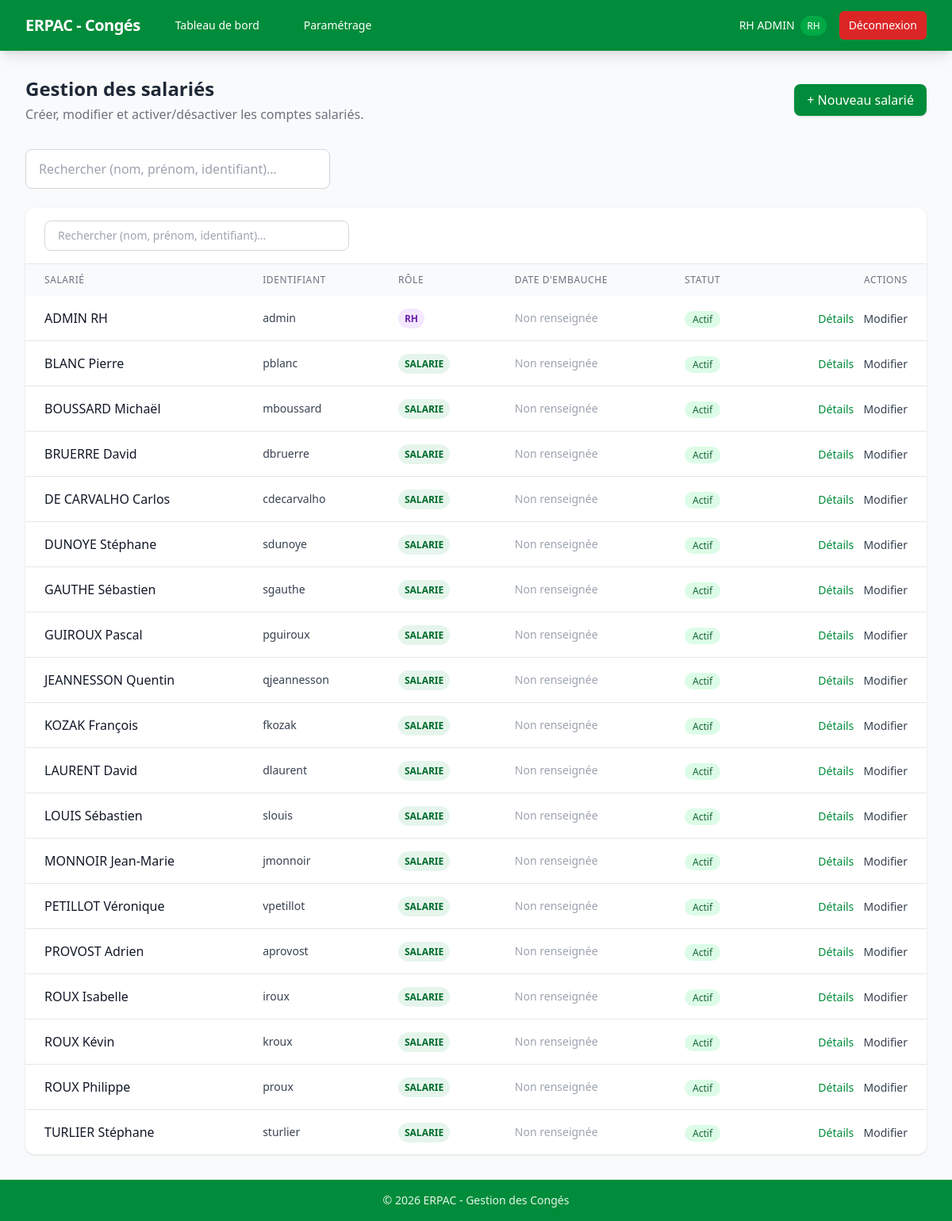
/rh/salaries (signed in), run on the app's committed database.
### models/user.py (models this page shows, shortened)
class User(UserMixin, db.Model):
    __tablename__ = "users"
    id = db.Column(db.Integer, primary_key=True)
    nom = db.Column(db.String(100), nullable=False)
    prenom = db.Column(db.String(100), nullable=False)
    identifiant = db.Column(db.String(100), unique=True, nullable=False)
    mot_de_passe_hash = db.Column(db.String(200), nullable=False)
    role = db.Column(db.String(20), nullable=False, default="salarie")  # "rh" ou "salarie"
    actif = db.Column(db.Boolean, default=True)
    date_embauche = db.Column(db.Date, nullable=True)
    email = db.Column(db.String(120), nullable=True)  # pour les notifications
    conges = db.relationship(
        "Conge",
        foreign_keys="Conge.user_id",
        backref="utilisateur",
        lazy=True,
        cascade="all, delete-orphan",
    )
    allocations = db.relationship("AllocationConge", backref="utilisateur", lazy=True, cascade="all, delete-orphan")

### routes/rh.py (the view)
@rh_bp.route("/salaries")
@rh_required
def liste_salaries():
    salaries = User.query.order_by(User.nom, User.prenom).all()
    return render_template("rh/salaries.html", salaries=salaries)

### routes/rh.py (called while the page is built)
def rh_required(f):
    @wraps(f)
    @login_required
    def decorated_function(*args, **kwargs):
        if current_user.role != "rh":
            flash("Accès réservé aux gestionnaires RH.", "error")
            return redirect(url_for("auth.login"))
        return f(*args, **kwargs)
    return decorated_function

### templates/rh/salaries.html (shortened to what this page needs)
{% extends "base.html" %}
{% block content %}
<div class="mb-8 flex items-center justify-between">
    <div>
        <h1 class="text-2xl font-bold text-gray-800">Gestion des salariés</h1>
        <p class="text-gray-500 mt-1">Créer, modifier et activer/désactiver les comptes salariés.</p>
    </div>
    <a href="{{ url_for('rh.creer_salarie') }}"
       class="bg-erpac-primary hover:bg-erpac-dark text-white font-medium py-2 px-4 rounded-lg shadow transition">
        + Nouveau salarié
    </a>
</div>
<div class="mb-6" x-data="{ search: '' }">
    <input type="text" x-model="search" placeholder="Rechercher (nom, prénom, identifiant)..."
           class="w-full md:w-96 px-4 py-3 border border-gray-300 rounded-lg focus:ring-2 focus:ring-erpac-primary focus:border-erpac-primary">
</div>
<div class="bg-white rounded-xl shadow overflow-hidden" x-data="{ search: '' }">
    <div class="px-6 py-4 border-b">
        <input type="text" x-model="search" placeholder="Rechercher (nom, prénom, identifiant)..."
               class="w-full md:w-96 px-4 py-2 border border-gray-300 rounded-lg focus:ring-2 focus:ring-erpac-primary focus:border-erpac-primary text-sm">
    </div>
    <table class="w-full">
        <thead class="bg-gray-50">
            <tr>
                <th class="px-6 py-3 text-left text-xs font-medium text-gray-500 uppercase tracking-wider">Salarié</th>
                <th class="px-6 py-3 text-left text-xs font-medium text-gray-500 uppercase tracking-wider">Identifiant</th>
                <th class="px-6 py-3 text-left text-xs font-medium text-gray-500 uppercase tracking-wider">Rôle</th>
                <th class="px-6 py-3 text-left text-xs font-medium text-gray-500 uppercase tracking-wider">Date d'embauche</th>
                <th class="px-6 py-3 text-left text-xs font-medium text-gray-500 uppercase tracking-wider">Statut</th>
                <th class="px-6 py-3 text-right text-xs font-medium text-gray-500 uppercase tracking-wider">Actions</th>
            </tr>
        </thead>
        <tbody class="divide-y divide-gray-200">
            {% for salarie in salaries %}
            <tr class="hover:bg-gray-50 transition"
                x-show="search === '' || '{{ salarie.nom|lower }} {{ salarie.prenom|lower }} {{ salarie.identifiant|lower }}'.includes(search.toLowerCase())">
                <td class="px-6 py-4">
                    <div class="font-medium text-gray-900">{{ salarie.nom }} {{ salarie.prenom }}</div>
                </td>
                <td class="px-6 py-4 text-sm text-gray-700">
                    {{ salarie.identifiant }}
                </td>
                <td class="px-6 py-4 text-sm text-gray-700">
                    <span class="px-2 py-1 rounded-full text-xs font-semibold
                        {% if salarie.role == 'rh' %}bg-purple-100 text-purple-800
                        {% else %}bg-erpac-100 text-erpac-800{% endif %}">
                        {{ salarie.role|upper }}
                    </span>
                </td>
                <td class="px-6 py-4 text-sm text-gray-700">
                    {% if salarie.date_embauche %}
                        {{ salarie.date_embauche.strftime('%d/%m/%Y') }}
                    {% else %}
                        <span class="text-gray-400">Non renseignée</span>
                    {% endif %}
                </td>
                <td class="px-6 py-4">
                    {% if salarie.actif %}
                        <span class="bg-green-100 text-green-800 text-xs font-medium px-2.5 py-0.5 rounded-full">Actif</span>
                    {% else %}
                        <span class="bg-red-100 text-red-800 text-xs font-medium px-2.5 py-0.5 rounded-full">Inactif</span>
                    {% endif %}
                </td>
                <td class="px-6 py-4 text-right space-x-2">
                    <a href="{{ url_for('rh.salarie_detail', user_id=salarie.id) }}"
                       class="text-erpac-primary hover:text-erpac-dark text-sm font-medium">Détails</a>
                    <a href="{{ url_for('rh.modifier_salarie', user_id=salarie.id) }}"
                       class="text-gray-700 hover:text-gray-900 text-sm font-medium">Modifier</a>
                </td>
            </tr>
            {% endfor %}
        </tbody>
    </table>
</div>
{% endblock %}

### templates/base.html (shortened to what this page needs)
<!DOCTYPE html>
<html lang="fr">
<head>
    <link rel="stylesheet" href="{{ url_for('static', filename='css/tailwind.css') }}">
    <link rel="stylesheet" href="{{ url_for('static', filename='css/custom.css') }}">
</head>
<body class="bg-gray-50 min-h-screen flex flex-col">
    {% if current_user.is_authenticated %}
    <nav class="bg-erpac-primary text-white shadow-lg">
        <div class="max-w-7xl mx-auto px-4 sm:px-6 lg:px-8">
            <div class="flex items-center justify-between h-16">
                <div class="flex items-center space-x-8">
                    <span class="text-xl font-bold tracking-tight">ERPAC - Congés</span>
                    {% if current_user.role == 'rh' %}
                    <a href="{{ url_for('rh.dashboard') }}" class="hover:bg-erpac-dark px-3 py-2 rounded-md text-sm font-medium">Tableau de bord</a>
                    <a href="{{ url_for('rh.parametrage') }}" class="hover:bg-erpac-dark px-3 py-2 rounded-md text-sm font-medium">Paramétrage</a>
                    {% else %}
                    <a href="{{ url_for('salarie.accueil') }}" class="hover:bg-erpac-dark px-3 py-2 rounded-md text-sm font-medium">Mes congés</a>
                    <a href="{{ url_for('salarie.calendrier') }}" class="hover:bg-erpac-dark px-3 py-2 rounded-md text-sm font-medium">Calendrier</a>
                    {% endif %}
                </div>
                <div class="flex items-center space-x-4">
                    <span class="text-sm">{{ current_user.prenom }} {{ current_user.nom }}
                        <span class="bg-erpac-light text-xs px-2 py-1 rounded-full ml-1">{{ current_user.role|upper }}</span>
                    </span>
                    <a href="{{ url_for('auth.logout') }}" class="bg-red-600 hover:bg-red-700 px-3 py-2 rounded-md text-sm font-medium transition">Déconnexion</a>
                </div>
            </div>
        </div>
    </nav>
    {% endif %}
    <main class="flex-1">
        <div class="max-w-7xl mx-auto px-4 sm:px-6 lg:px-8 py-8">
            {% block content %}{% endblock %}
        </div>
    </main>
    <footer class="bg-erpac-primary text-erpac-100 text-center py-4 text-sm">
        &copy; {{ now().year if now is defined else "2026" }} ERPAC - Gestion des Congés
    </footer>
</body>
</html>

### static/css/custom.css (style rules this page uses)
* { transition-property: background-color, border-color, color, fill, stroke; transition-duration: 150ms; transition-timing-function: cubic-bezier(0.4, 0, 0.2, 1); }

### data on the page
User: prenom "RH", nom "ADMIN", role "RH", identifiant "admin", shows "Non renseignée", actif "Actif"
User: nom "BLANC", prenom "Pierre", identifiant "pblanc", role "SALARIE", shows "Non renseignée", actif "Actif"
User: nom "BOUSSARD", prenom "Michaël", identifiant "mboussard", role "SALARIE", shows "Non renseignée", actif "Actif"
User: nom "BRUERRE", prenom "David", identifiant "dbruerre", role "SALARIE", shows "Non renseignée", actif "Actif"
User: nom "DE CARVALHO", prenom "Carlos", identifiant "cdecarvalho", role "SALARIE", shows "Non renseignée", actif "Actif"
User: nom "DUNOYE", prenom "Stéphane", identifiant "sdunoye", role "SALARIE", shows "Non renseignée", actif "Actif"
User: nom "GAUTHE", prenom "Sébastien", identifiant "sgauthe", role "SALARIE", shows "Non renseignée", actif "Actif"
User: nom "GUIROUX", prenom "Pascal", identifiant "pguiroux", role "SALARIE", shows "Non renseignée", actif "Actif"
User: nom "JEANNESSON", prenom "Quentin", identifiant "qjeannesson", role "SALARIE", shows "Non renseignée", actif "Actif"
User: nom "KOZAK", prenom "François", identifiant "fkozak", role "SALARIE", shows "Non renseignée", actif "Actif"
User: nom "LAURENT", prenom "David", identifiant "dlaurent", role "SALARIE", shows "Non renseignée", actif "Actif"
User: nom "LOUIS", prenom "Sébastien", identifiant "slouis", role "SALARIE", shows "Non renseignée", actif "Actif"
User: nom "MONNOIR", prenom "Jean-Marie", identifiant "jmonnoir", role "SALARIE", shows "Non renseignée", actif "Actif"
User: nom "PETILLOT", prenom "Véronique", identifiant "vpetillot", role "SALARIE", shows "Non renseignée", actif "Actif"
User: nom "PROVOST", prenom "Adrien", identifiant "aprovost", role "SALARIE", shows "Non renseignée", actif "Actif"
User: nom "ROUX", prenom "Isabelle", identifiant "iroux", role "SALARIE", shows "Non renseignée", actif "Actif"
User: nom "ROUX", prenom "Kévin", identifiant "kroux", role "SALARIE", shows "Non renseignée", actif "Actif"
User: nom "ROUX", prenom "Philippe", identifiant "proux", role "SALARIE", shows "Non renseignée", actif "Actif"
User: nom "TURLIER", prenom "Stéphane", identifiant "sturlier", role "SALARIE", shows "Non renseignée", actif "Actif"
